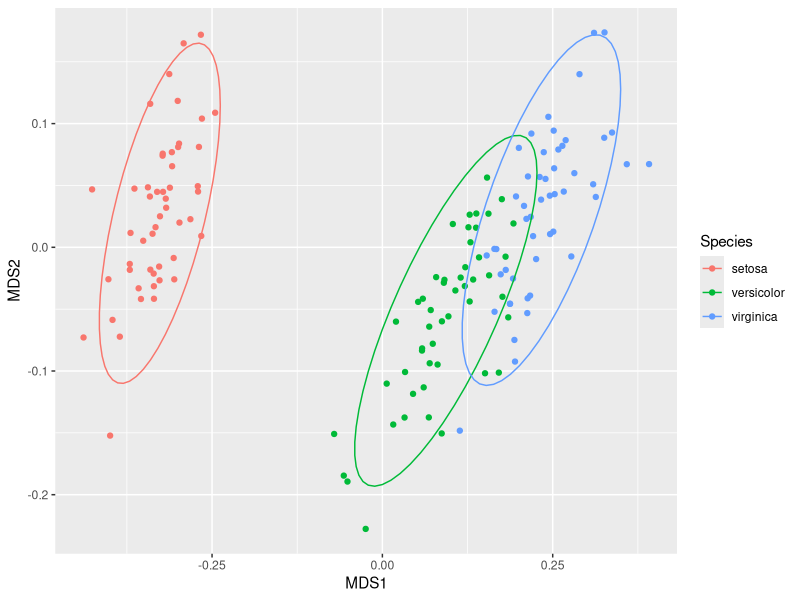

Source code (R):
#Genomics course how genomes are sequenced, discussions and review papers, very current and relevant Biol 4400
#look up what galaxy is



###NMDS###
library(tidyverse)
library(vegan)
iris_mat <- 
  iris %>% 
  select_if(is.numeric)


MDS<- metaMDS(iris_mat,k=2)
MDS1 <- MDS$points[,1]
MDS2 <- MDS$points[,2]

#visual (NMDS)
data.frame(Species=iris$Species,
           MDS1=MDS1,
           MDS2=MDS2) %>% 
  ggplot(aes(x=MDS1,y=MDS2,color=Species))+
  geom_point()+
  stat_ellipse()


#statistical... is this thing you're looking at important
adonis2(data=iris,
        formula=iris_mat~iris$Species)
